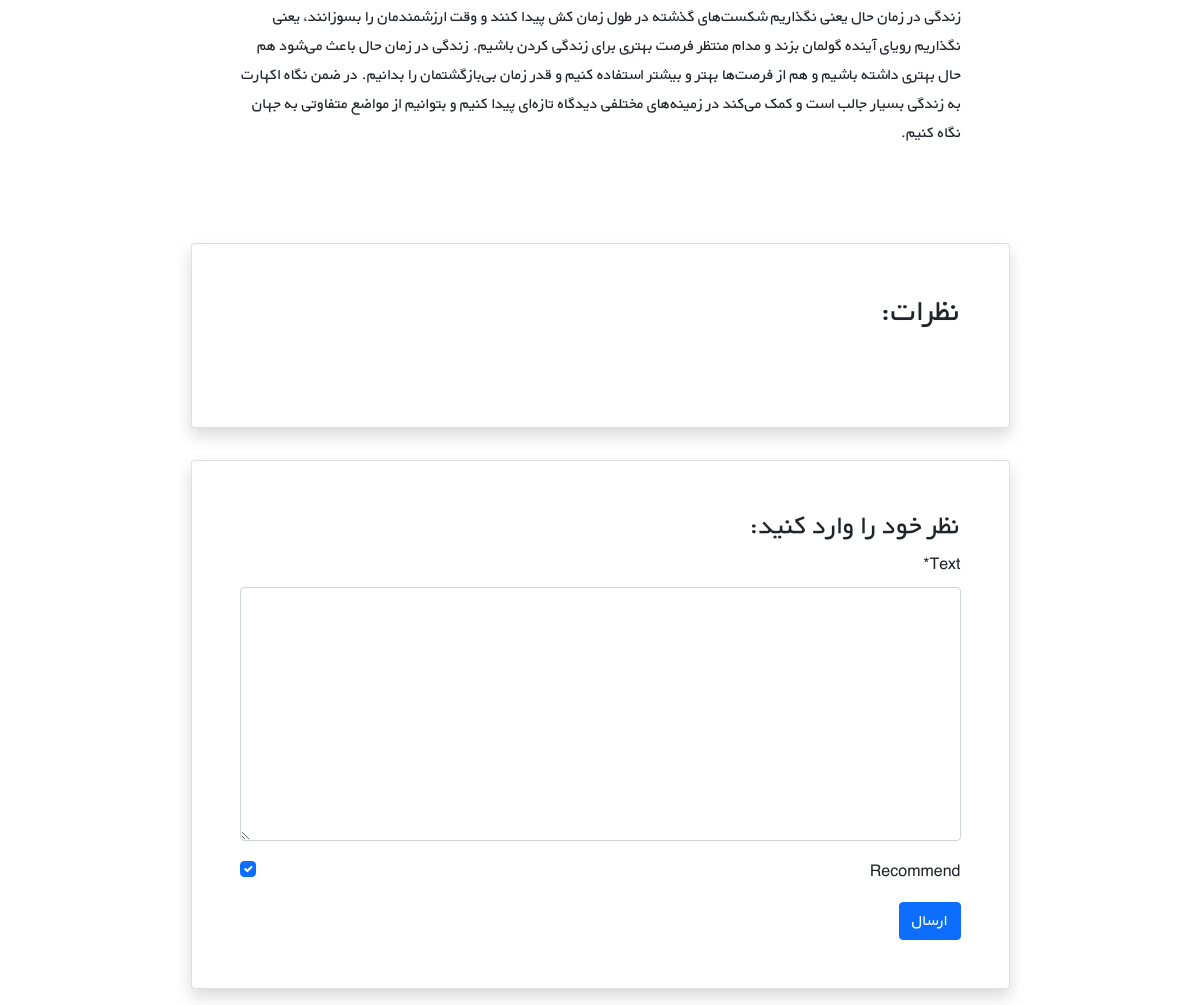
/books/9/ (signed in, lower part), run on an earlier commit of the app's database.
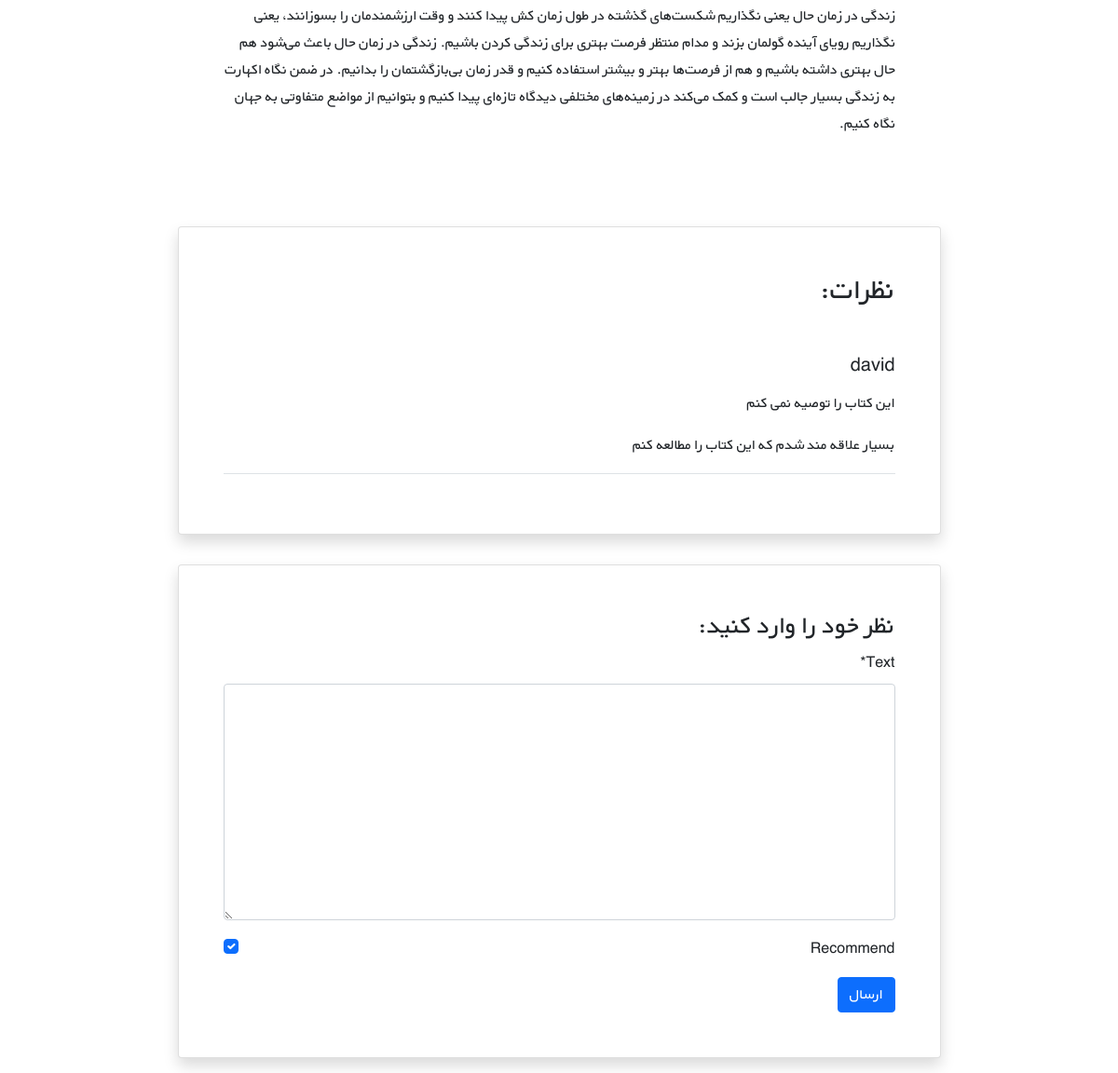
And on a later commit of the database.
### books/models.py (models this page shows, shortened)
class Comment(models.Model):
    user = models.ForeignKey(get_user_model(), on_delete=models.CASCADE)
    book = models.ForeignKey(Book, on_delete=models.CASCADE, related_name="comments")
    text = models.TextField()
    datetime_created = models.DateTimeField(auto_now_add=True)
    is_active = models.BooleanField(default=True)
    recommend = models.BooleanField(default=True)

### accounts/models.py (models this page shows)
class CustomUser(AbstractUser):
    age = models.PositiveIntegerField(null=True, blank=True)

### books/views.py (the view)
# urls.py: path('<int:pk>/', book_detail_view, name='book_detail'),
@login_required
def book_detail_view(request, pk):
    book = get_object_or_404(Book, pk=pk)
    book_comments = book.comments.all()
    if request.method == 'POST':
        comment_form = CommentForm(request.POST)
        if comment_form.is_valid:
            new_comment = comment_form.save(commit=False)
            new_comment.book = book
            new_comment.user = request.user
            new_comment.save()
            comment_form = CommentForm()
    else:
        comment_form = CommentForm
    return render(request, 'books/book_detail.html', {
        'comments': book_comments,
        'book': book, 'comment_form': comment_form})

### books/templates/books/book_detail.html (shortened to what this page needs)
{% extends "_base.html" %}
{% load crispy_forms_tags %}
{% block content %}
    <div class="container mt-5" dir="rtl">
        <div class="">
            <div class="">
                <div class="d-flex justify-content-center">
                    <div class="my-3 p-5 w-sm-75 w-100">
                        {{ book.description|linebreaks }}
                    </div>
                </div>
                <div class="d-flex justify-content-center">
                    <div class="card shadow my-3 p-5 w-sm-75 w-100">
                        <h2 class="mb-5">نظرات:</h2>
                        {% for comment in comments %}
                            {% if comment.is_active %}
                                <div class="border-bottom mb-3">
                                    <h5 class="mb-3">{{ comment.user.username }}</h5>
                                    {% if comment.reccomend %}
                                        <p>این کتاب را توصیه می کنم</p>
                                    {% else %}
                                        <p>این کتاب را توصیه نمی کنم</p>
                                    {% endif %}
                                    <p>{{ comment.text|linebreaks }}</p>
                                </div>
                            {% endif %}
                        {% endfor %}
                    </div>
                </div>
                <div class="d-flex justify-content-center">
                    <div class="card shadow my-3 p-5 w-sm-75 w-100">
                        <h3>نظر خود را وارد کنید:</h3>
                        <form method="POST">
                            {{ comment_form|crispy }}
                            <button type="submit" class="btn btn-primary">ارسال</button>
                        </form>
                    </div>
                </div>
            </div>
        </div>
    </div>
{% endblock content %}

What changed in the data, as far as the page shows it:
added Comment: user.username "david", text "بسیار علاقه مند شدم که این کتاب را مطالعه کنم"
